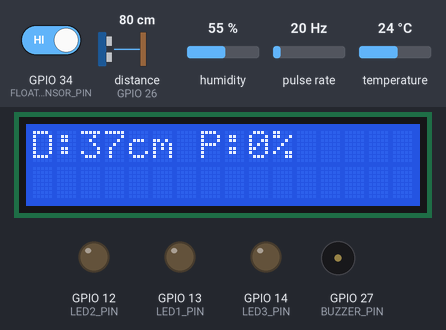
Recording of a sketch running on a simulated ESP32. Shown: 16×2 character LCD, output pins drawn as LEDs (lit = HIGH), buzzer (waves = sounding, pin HIGH). Wiring (inferred from the names in the program): ultrasonic range finder: trigger GPIO 25; echo GPIO 26; pulse sensor: data GPIO 35. Dashed ring = blinking. Inputs (shaded band) come from the test bench; at power-on: GPIO 34 (FLOAT_SENSOR_PIN) HIGH, distance to the obstacle (sensor on GPIO 26) 80 cm, humidity 55 %, pulse rate 20 Hz, temperature 24 °C. The echo pulse lasts 58.3 µs per cm; pins used as bus, display or sensor lines are not drawn; what the sketch prints to the serial monitor is not drawn.

Above: at 1.6 s.
1.7 s: GPIO 34 (FLOAT_SENSOR_PIN) driven LOW
At 2.45 s:
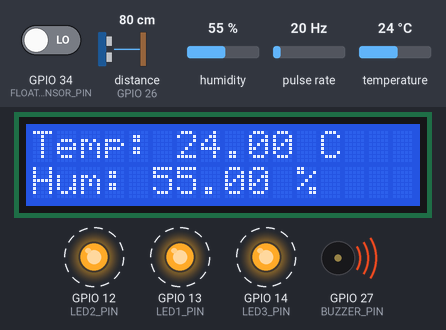
3.8 s: distance to the obstacle (sensor on GPIO 26) set to 7 cm
At 6.11 s:
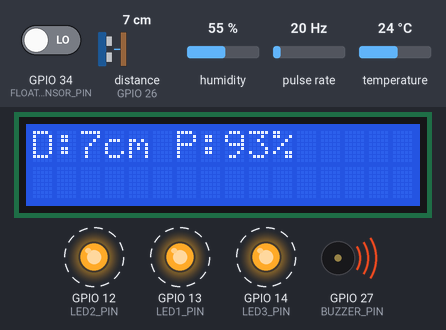
6.2 s: distance to the obstacle (sensor on GPIO 26) set to 4 cm
At 9.7 s:
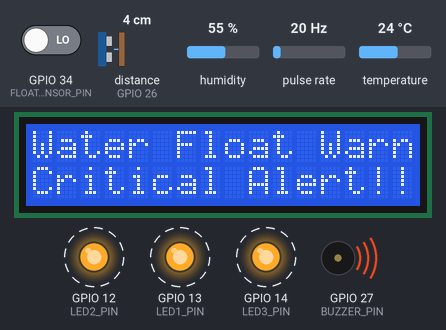
11.3 s: GPIO 34 (FLOAT_SENSOR_PIN) driven HIGH
At 15.2 s:
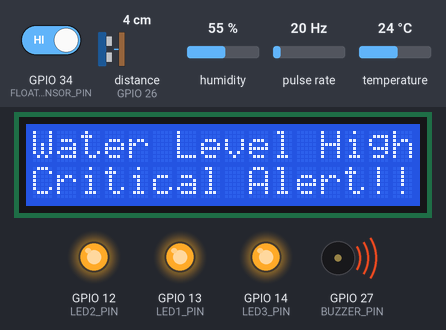
17.3 s: distance to the obstacle (sensor on GPIO 26) set to 9 cm
At 19.6 s:
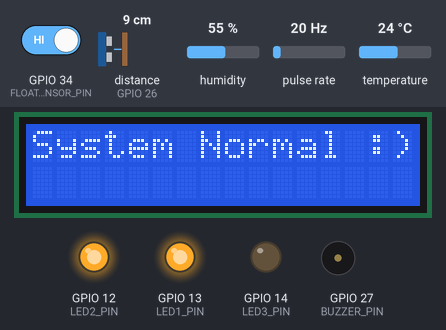
23.3 s: humidity set to 22 %
At 27.3 s:
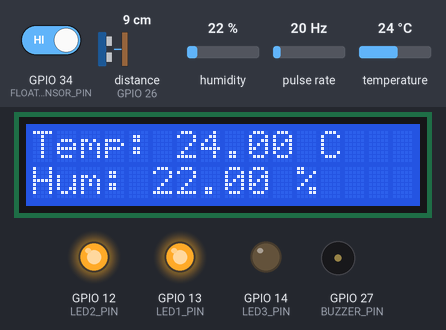
Timing chart, 0 to 28.8 s (numbered marks = the images above; inputs shaded):
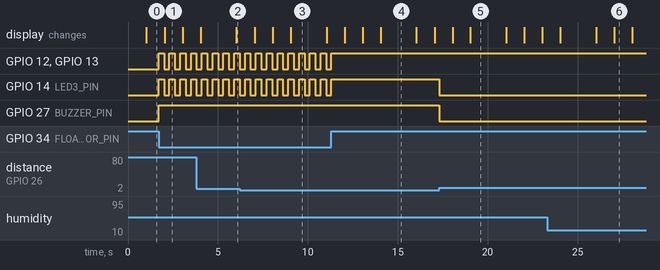

The sketch:

updatedultra.ino
```cpp
#include <Wire.h>
#include <LiquidCrystal_I2C.h>
#include <DHT.h>

// --- Pin Definitions ---
#define TRIG_PIN 25
#define ECHO_PIN 26
#define FLOAT_SENSOR_PIN 34
#define BUZZER_PIN 27
#define LED1_PIN 13
#define LED2_PIN 12
#define LED3_PIN 14
#define DHT_PIN 4
#define FLOW_SENSOR_PIN 35

// --- Constants ---
#define DHT_TYPE DHT11
const int MAX_DISTANCE = 37;
const int MIN_DISTANCE = 5;
const float pulsesPerLiter = 450.0;  // For YF-S201

// --- Objects ---
DHT dht(DHT_PIN, DHT_TYPE);
LiquidCrystal_I2C lcd(0x27, 16, 2);

// --- Variables ---
unsigned long lastDisplaySwitch = 0;
unsigned long lastBlinkTime = 0;
unsigned long lastSerialSend = 0;
unsigned long lastFlowCalc = 0;

bool blinkState = false;
bool showAlert = false;

volatile int flowPulseCount = 0;
float flowRate = 0;
float totalLiters = 0.0;

// --- Flow Sensor Interrupt ---
void IRAM_ATTR flowPulseCounter() {
  flowPulseCount++;
}

void setup() {
  pinMode(TRIG_PIN, OUTPUT);
  pinMode(ECHO_PIN, INPUT);
  pinMode(FLOAT_SENSOR_PIN, INPUT);
  pinMode(BUZZER_PIN, OUTPUT);
  pinMode(LED1_PIN, OUTPUT);
  pinMode(LED2_PIN, OUTPUT);
  pinMode(LED3_PIN, OUTPUT);
  pinMode(FLOW_SENSOR_PIN, INPUT_PULLUP);

  Serial.begin(115200);
  Wire.begin(33, 32);
  lcd.begin(16, 2);
  lcd.backlight();
  dht.begin();

  attachInterrupt(digitalPinToInterrupt(FLOW_SENSOR_PIN), flowPulseCounter, RISING);
}

void loop() {
  unsigned long currentMillis = millis();

  // --- Sensor Readings ---
  digitalWrite(TRIG_PIN, LOW);
  delayMicroseconds(2);
  digitalWrite(TRIG_PIN, HIGH);
  delayMicroseconds(10);
  digitalWrite(TRIG_PIN, LOW);
  long duration = pulseIn(ECHO_PIN, HIGH);
  int distance = duration * 0.0344 / 2;
  distance = constrain(distance, MIN_DISTANCE, MAX_DISTANCE);
  int waterLevelPercentage = map(distance, MAX_DISTANCE, MIN_DISTANCE, 0, 100);

  bool floatSensor = !digitalRead(FLOAT_SENSOR_PIN);

  float temp = dht.readTemperature();
  float hum = dht.readHumidity();
  bool isDHTValid = !isnan(temp) && !isnan(hum);

  // --- Alert Logic ---
  bool ultrasonicAlert = (distance <= MIN_DISTANCE);
  bool floatAlert = floatSensor;
  bool bothAlert = ultrasonicAlert && floatAlert;
  showAlert = floatAlert || ultrasonicAlert;

  // --- LED & Buzzer ---
  if (floatSensor) {
    if (currentMillis - lastBlinkTime >= 300) {
      blinkState = !blinkState;
      digitalWrite(LED1_PIN, blinkState);
      digitalWrite(LED2_PIN, blinkState);
      digitalWrite(LED3_PIN, blinkState);
      lastBlinkTime = currentMillis;
    }
  } else {
    digitalWrite(LED1_PIN, distance <= 28 ? HIGH : LOW);
    digitalWrite(LED2_PIN, distance <= 22 ? HIGH : LOW);
    digitalWrite(LED3_PIN, distance <= 5 ? HIGH : LOW);
  }
  digitalWrite(BUZZER_PIN, showAlert ? HIGH : LOW);

  // --- Flow Sensor Calculation ---
  if (currentMillis - lastFlowCalc >= 1000) {
    noInterrupts();
    int pulseCount = flowPulseCount;
    flowPulseCount = 0;
    interrupts();
    flowRate = (pulseCount / pulsesPerLiter) * 60.0;
    totalLiters += (pulseCount / pulsesPerLiter);
    lastFlowCalc = currentMillis;
  }

  // --- LCD Display Logic ---
  static int displayState = 0;  // 0 to 4
  static unsigned long lastSwitch = 0;

  if (currentMillis - lastSwitch >= 1000) {
    lcd.clear();

    switch (displayState) {
      case 0:
        lcd.setCursor(0, 0);
        lcd.print("D:");
        lcd.print(distance);
        lcd.print("cm P:");
        lcd.print(waterLevelPercentage);
        lcd.print("%");
        break;

      case 1:
        if (isDHTValid) {
          lcd.setCursor(0, 0);
          lcd.print("Temp: ");
          lcd.print(temp);
          lcd.print(" C");
          lcd.setCursor(0, 1);
          lcd.print("Hum: ");
          lcd.print(hum);
          lcd.print(" %");
        } else {
          lcd.setCursor(0, 0);
          lcd.print("DHT Error");
        }
        break;

      case 2:
        lcd.setCursor(0, 0);
        lcd.print("Flow: ");
        lcd.print(flowRate);
        lcd.print(" L/m");
        lcd.setCursor(0, 1);
        lcd.print("Total: ");
        lcd.print(totalLiters);
        lcd.print(" L");
        break;

      case 3:
      case 4:
        if (showAlert) {
          if (bothAlert) {
            lcd.setCursor(0, 0);
            lcd.print("Water Float Warn");
            lcd.setCursor(0, 1);
            lcd.print("Critical Alert!!!");
          } else if (floatAlert) {
            lcd.setCursor(0, 0);
            lcd.print("Float Warning!");
            lcd.setCursor(0, 1);
            lcd.print("Critical Alert!!!");
          } else if (ultrasonicAlert) {
            lcd.setCursor(0, 0);
            lcd.print("Water Level High");
            lcd.setCursor(0, 1);
            lcd.print("Critical Alert!!!");
          }
        } else {
          lcd.setCursor(0, 0);
          lcd.print("System Normal :)");
        }
        break;
    }

    // Cycle: 0 → 1 → 2 → 3 → 4 → back to 0
    displayState = (displayState + 1) % 5;
    lastSwitch = currentMillis;
  }

  // --- Serial Print Every 5 Seconds ---
  if (currentMillis - lastSerialSend >= 5000) {
    String jsonData = "{\"distance\":";
    jsonData += distance;
    jsonData += ",\"P\":";
    jsonData += waterLevelPercentage;
    jsonData += ",\"temperature\":";
    jsonData += isDHTValid ? temp : 0.0;
    jsonData += ",\"humidity\":";
    jsonData += isDHTValid ? hum : 0.0;
    jsonData += ",\"float_triggered\":\"";
    jsonData += floatSensor ? "true" : "false";
    jsonData += "\",\"flow_lpm\":";
    jsonData += flowRate;
    jsonData += ",\"total_liters\":";
    jsonData += totalLiters;
    jsonData += "}";
    Serial.println(jsonData);
    lastSerialSend = currentMillis;
  }
}
```

Measured:
- the behaviour switches between 6 and 5 cm on distance to the obstacle (sensor on GPIO 26) (found by bisection; images 2 and 3)
- after the input at 1.7 s, GPIO 12 (LED2_PIN), GPIO 13 (LED1_PIN), GPIO 14 (LED3_PIN): alternates HIGH for 0.30 s and LOW for 0.30 s, starting at once; GPIO 27 (BUZZER_PIN): LOW → HIGH at once
- after the input at 6.2 s, the display: first differs from a run without the input after 2.8 s (image 3)
- after the input at 11.3 s, GPIO 12 (LED2_PIN), GPIO 13 (LED1_PIN), GPIO 14 (LED3_PIN): goes on until 11.3 s, then stays HIGH; the display: first differs from a run without the input after 2.7 s (image 4)
- after the input at 17.3 s, GPIO 14 (LED3_PIN), GPIO 27 (BUZZER_PIN): HIGH → LOW at once; the display: first differs from a run without the input after 1.7 s (image 5)
- what the display in image 1 shows lasts 1.0 s, from 2.0 s to 3.0 s
- what the display in image 4 shows lasts 2.0 s, from 14.0 s to 16.0 s
